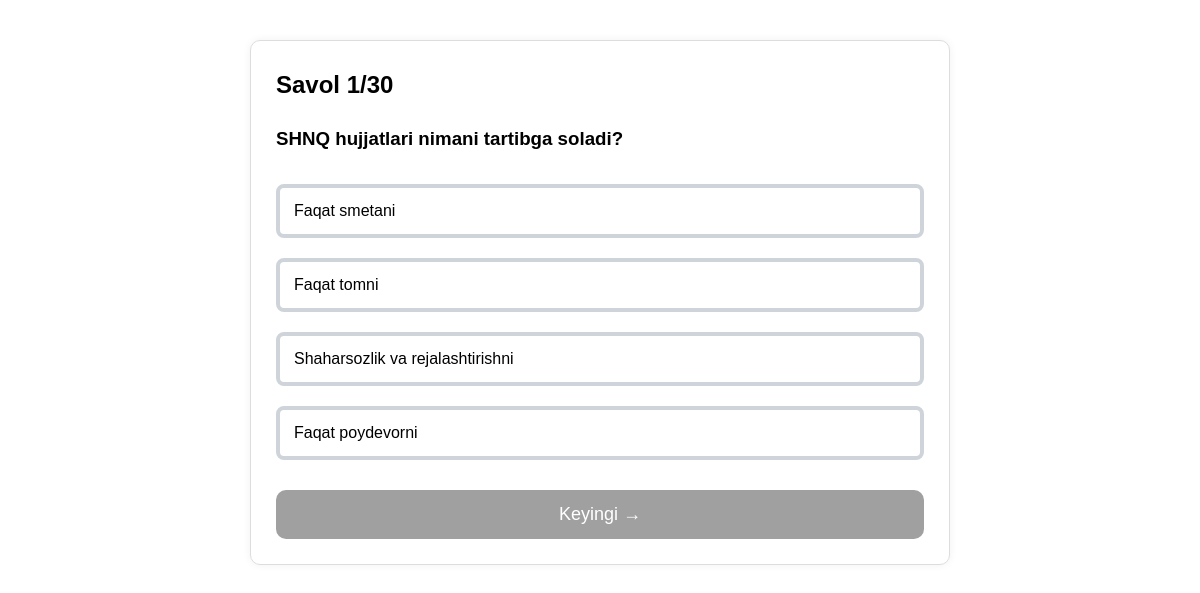
/subject/6/test/3/, run on the app's committed database.
### tests/models.py (models this page shows, shortened)
class Question(models.Model):
    subject = models.ForeignKey(Subject, on_delete=models.CASCADE)
    text = models.TextField()

class Answer(models.Model):
    question = models.ForeignKey(Question, on_delete=models.CASCADE)
    text = models.CharField(max_length=255)
    is_correct = models.BooleanField(default=False)

### tests/views.py (the view)
# urls.py: path('subject/<int:subject_id>/test/<int:test_no>/', quiz, name='quiz'),
def quiz(request, subject_id, test_no):
    q_index_key = f'q_index_{subject_id}_{test_no}'
    score_key = f'score_{subject_id}_{test_no}'
    q_index = request.session.get(q_index_key, 0)
    subject = Subject.objects.get(id=subject_id)
    questions = Question.objects.filter(subject=subject).order_by('id')
    start = (test_no - 1) * PAGE_SIZE
    end = start + PAGE_SIZE
    group = list(questions[start:end])
    if q_index >= len(group):
        return redirect('result', subject_id=subject.id, test_no=test_no)
    question = group[q_index]
    answers = list(Answer.objects.filter(question=question))
    random.shuffle(answers)
    return render(request, 'tests/question.html', {
        'question': question,
        'answers': answers,
        'index': q_index + 1,
        'total': len(group),
        'test_no': test_no,
        'subject': subject
    })

### tests/templates/tests/question.html (shortened to what this page needs)
{% load static %}
<!DOCTYPE html>
<html lang="uz">
<head>
    <link rel="stylesheet" href="{% static 'tests/css/styles.css' %}">
</head>
<body>
<div class="card">
    <h2>Savol {{ index }}/{{ total }}</h2>
    <h3>{{ question.text }}</h3>
    <form id="quiz-form" action="{% url 'submit' subject.id test_no %}" method="POST">
        <div class="answers">
            {% for ans in answers %}
            <button
                type="button"
                class="answer-btn"
                data-id="{{ ans.id }}"
                data-correct="{{ ans.is_correct|yesno:'true,false' }}"
            >
                {{ ans.text }}
            </button>
            {% endfor %}
        </div>
        <button type="submit" id="next-btn" class="next-btn" disabled>
            Keyingi →
        </button>
    </form>
</div>
</body>
</html>

### tests/static/tests/css/styles.css (style rules this page uses)
body { font-family: Arial, sans-serif; max-width: 700px; margin: 40px auto; padding: 0 20px; line-height: 1.6; }
h1, h2, h3 { margin-top: 0; }
.card, .box { border: 1px solid #ddd; border-radius: 10px; padding: 25px; box-shadow: 0 0 8px rgba(0,0,0,0.06); }
button, a.btn { width: 100%; font-size: 18px; padding: 12px; border-radius: 8px; border: none; cursor: pointer; text-decoration: none; text-align: center; display: inline-block; }
button { background: #007bff; color: white; margin-top: 15px; }
.answers { margin-top: 20px; }
.answer-btn { width: 100%; margin: 10px 0; padding: 14px; font-size: 16px; border-radius: 8px; border: 4px solid #ced4da; background-color: #ffffff; color: #000000; cursor: pointer; text-align: left; }
.next-btn { margin-top: 20px; padding: 14px; font-size: 18px; border-radius: 10px; background: #007bff; color: white; border: none; cursor: pointer; }
.next-btn:disabled { background: #a0a0a0; cursor: not-allowed; }

### data on the page
Question: text "SHNQ hujjatlari nimani tartibga soladi?"
Answer: text "Faqat smetani"
Answer: text "Faqat tomni"
Answer: text "Shaharsozlik va rejalashtirishni"
Answer: text "Faqat poydevorni"

### other printed values
{{ index }} "1"
{{ total }} "30"
